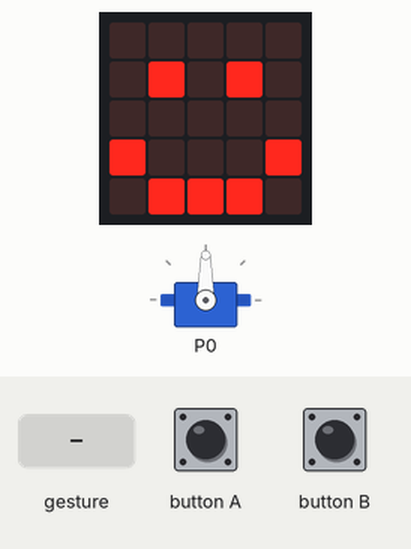
Bench run of a program on a simulated BBC micro:bit (MakeCode). Parts: the board's 5×5 LED display, servo. The test bench sets the inputs (shaded band).

Above: at 1.8 s.
1.9 s: sound turns loud
At 3.1 s:
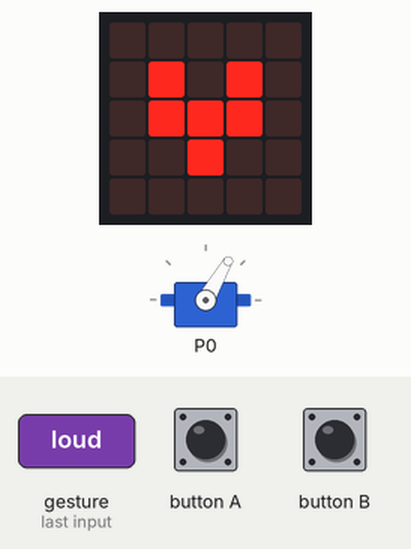
4.9 s: button A pressed for 0.15 s
At 6.0 s:
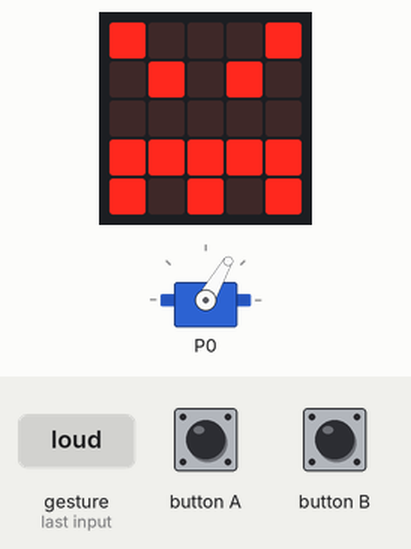
8.0 s: button B pressed for 0.15 s
At 8.6 s:
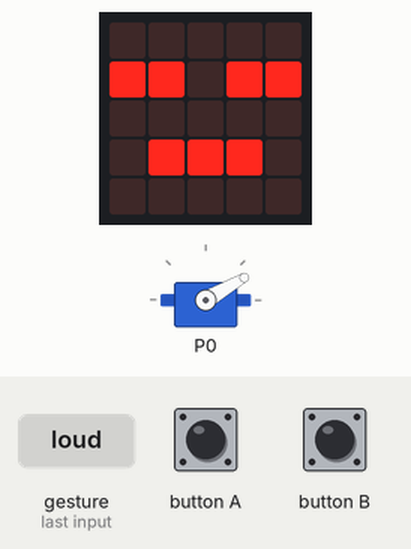
8.7 s: button A pressed for 0.15 s
At 13.35 s:
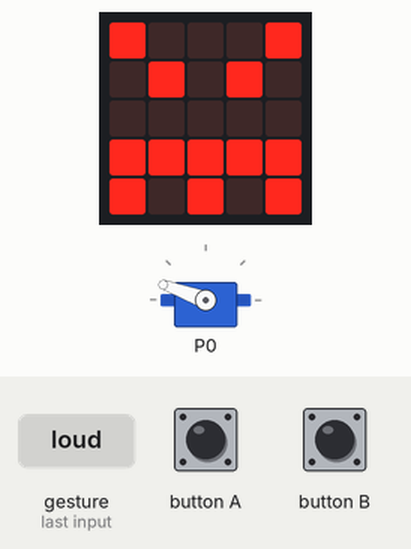
15.4 s: button B pressed for 0.15 s
At 15.95 s:
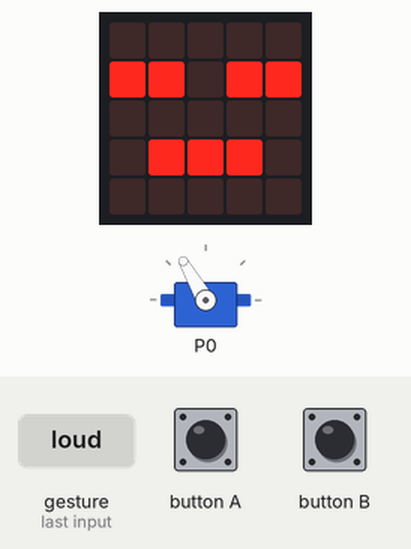
Timing chart, 0 to 17.8 s (numbered marks = the images above; inputs shaded):
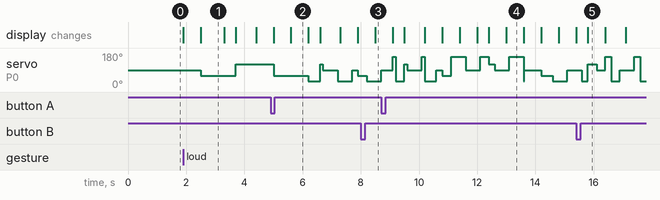

The program:

main.ts
```typescript
input.onSound(DetectedSound.Loud, function () {
    for (let index = 0; index < 5; index++) {
        basic.showIcon(IconNames.Heart)
        pins.servoWritePin(AnalogPin.P0, 60)
        basic.showIcon(IconNames.SmallHeart)
        basic.pause(200)
        basic.showLeds(`
            . . . . .
            . . . . .
            . . # . .
            . . . . .
            . . . . .
            `)
        pins.servoWritePin(AnalogPin.P0, 120)
        basic.showIcon(IconNames.SmallHeart)
        basic.pause(100)
    }
    basic.showIcon(IconNames.Happy)
})
input.onButtonPressed(Button.A, function () {
    basic.showIcon(IconNames.Angry)
    for (let index = 0; index < 5; index++) {
        pins.servoWritePin(AnalogPin.P0, 30)
        basic.pause(500)
        pins.servoWritePin(AnalogPin.P0, 90)
        basic.pause(500)
    }
    basic.showIcon(IconNames.Happy)
})
input.onButtonPressed(Button.B, function () {
    basic.showIcon(IconNames.Asleep)
    for (let index = 0; index < 5; index++) {
        pins.servoWritePin(AnalogPin.P0, 160)
        basic.pause(500)
        pins.servoWritePin(AnalogPin.P0, 90)
        basic.pause(500)
    }
    basic.showIcon(IconNames.Happy)
})
basic.showIcon(IconNames.Happy)
pins.servoWritePin(AnalogPin.P0, 90)
```

test.ts
```typescript
// les tests vont ici ; cela ne sera pas compilé si ce paquet est utilisé en tant qu'extension.
```

Measured:
- after the input at 1.9 s, servo on P0: 90° → 60° after 0.60 s, → 120° 1.2 s later; the display: first changes at once (image 1 shows a later state)
- after the input at 4.9 s, the display: first differs from a run without the input after 0.70 s (image 2)
- after the input at 8.0 s, the display: changes after 0.50 s (image 3)
- after the input at 8.7 s, the display: first differs from a run without the input after 4.3 s (image 4)
- after the input at 15.4 s, the display: first differs from a run without the input after 0.40 s (image 5)
- what the display in image 1 shows lasts 0.8 s, from 2.5 s to 3.3 s
- what the display in image 2 shows lasts 0.6 s, from 5.6 s to 6.2 s
